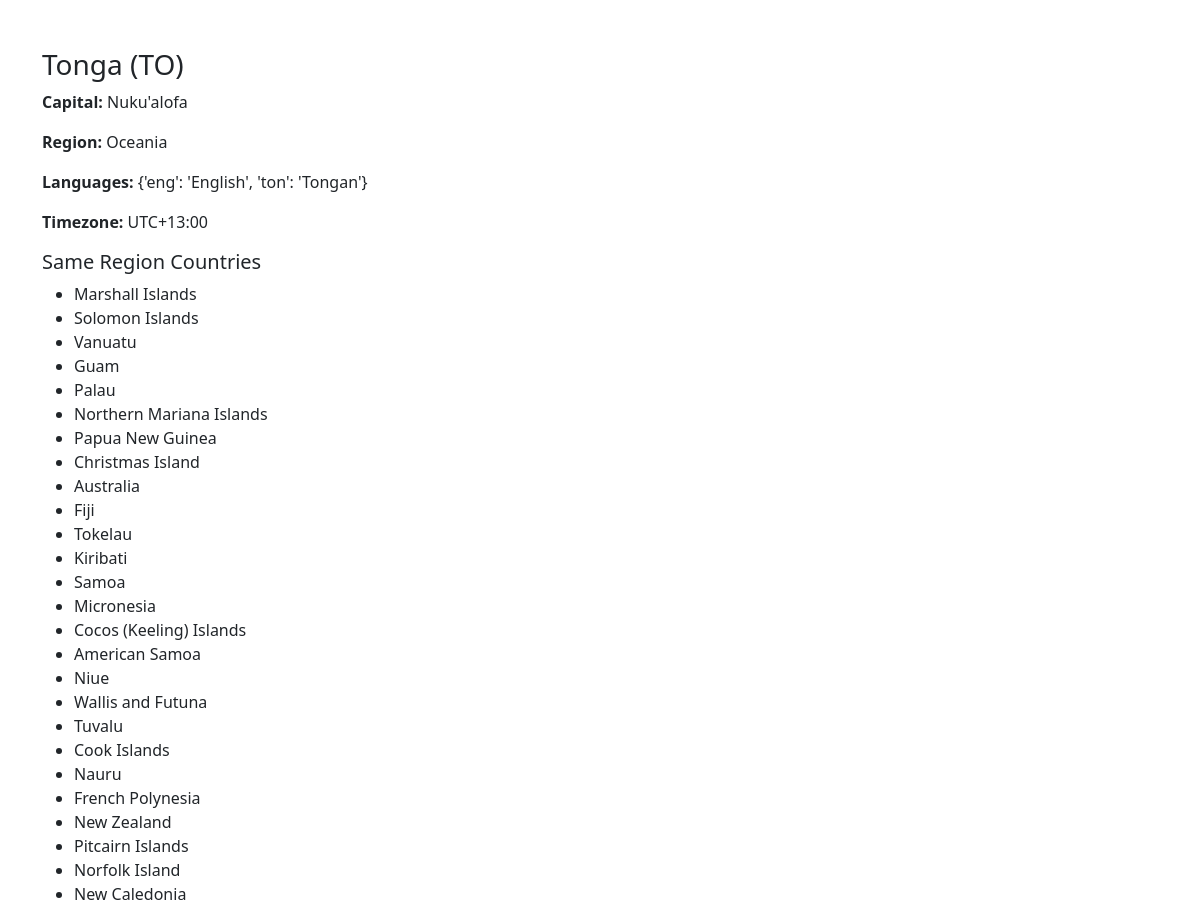
Page /details/2/ (signed in) on the committed database.
### countries/models.py (models this page shows, shortened)
class Country(models.Model):
    name = models.CharField(max_length=255)
    cca2 = models.CharField(max_length=10)
    capital = models.CharField(max_length=255, blank=True, null=True)
    population = models.BigIntegerField()
    region = models.CharField(max_length=255)
    timezone = models.CharField(max_length=255)
    flag = models.URLField()
    languages = models.JSONField()

### countries/views.py (the view)
# urls.py: path('details/<int:pk>/', views.regional_and_languages_view, name='regional_and_languages'),
@login_required
def regional_and_languages_view(request, pk):
    country = Country.objects.get(pk=pk)
    same_region = Country.objects.filter(region=country.region).exclude(id=pk)
    return render(request, 'details.html', {
        'country': country,
        'same_region': same_region
    })

### countries/templates/details.html (shortened to what this page needs)
<!DOCTYPE html>
<html>
<head>
    <link href="https://cdn.jsdelivr.net/npm/bootstrap@5.3.0/dist/css/bootstrap.min.css" rel="stylesheet">
</head>
<body class="container mt-5">
    <h3>{{ country.name }} ({{ country.cca2 }})</h3>
    <p><strong>Capital:</strong> {{ country.capital }}</p>
    <p><strong>Region:</strong> {{ country.region }}</p>
    <p><strong>Languages:</strong> {{ country.languages }}</p>
    <p><strong>Timezone:</strong> {{ country.timezone }}</p>
    <h5>Same Region Countries</h5>
    <ul>
        {% for c in same_region %}
        <li>{{ c.name }}</li>
        {% endfor %}
    </ul>
</body>
</html>

### rows in the picture
Country: name "Tonga", cca2 "TO", capital "Nuku'alofa", region "Oceania", languages "{'eng': 'English', 'ton': 'Tongan'}", timezone "UTC+13:00"
Country: name "Marshall Islands"
Country: name "Solomon Islands"
Country: name "Vanuatu"
Country: name "Guam"
Country: name "Palau"
Country: name "Northern Mariana Islands"
Country: name "Papua New Guinea"
Country: name "Christmas Island"
Country: name "Australia"
Country: name "Fiji"
Country: name "Tokelau"
Country: name "Kiribati"
Country: name "Samoa"
Country: name "Micronesia"
Country: name "Cocos (Keeling) Islands"
Country: name "American Samoa"
Country: name "Niue"
Country: name "Wallis and Futuna"
Country: name "Tuvalu"
Country: name "Cook Islands"
Country: name "Nauru"
Country: name "French Polynesia"
Country: name "New Zealand"
Country: name "Pitcairn Islands"
Country: name "Norfolk Island"
Country: name "New Caledonia"
